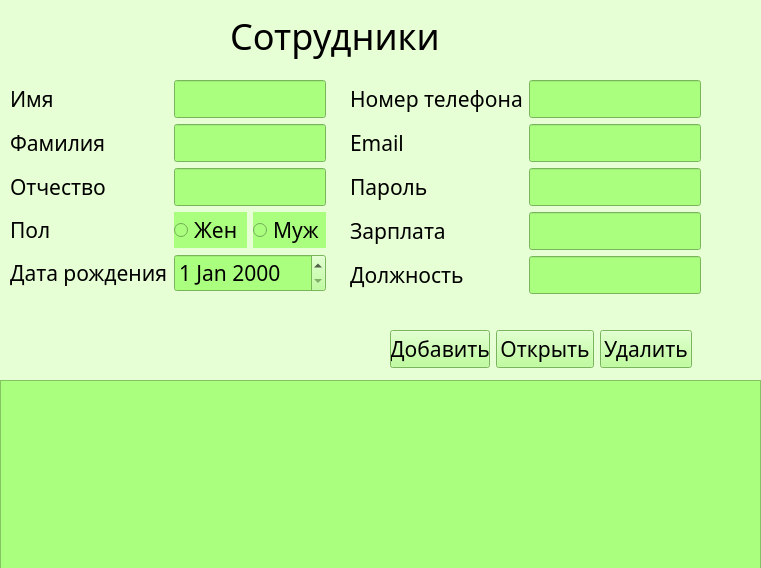
<?xml version="1.0" encoding="UTF-8"?>
<ui version="4.0">
 <class>Form</class>
 <widget class="QWidget" name="Form">
  <property name="geometry">
   <rect>
    <x>0</x>
    <y>0</y>
    <width>761</width>
    <height>568</height>
   </rect>
  </property>
  <property name="windowTitle">
   <string>Form</string>
  </property>
  <property name="styleSheet">
   <string notr="true">background-color: rgb(231, 255, 212);</string>
  </property>
  <widget class="QLabel" name="label_sotrudniki">
   <property name="geometry">
    <rect>
     <x>230</x>
     <y>10</y>
     <width>241</width>
     <height>51</height>
    </rect>
   </property>
   <property name="font">
    <font>
     <family>Cascadia Mono Light</family>
     <pointsize>27</pointsize>
     <weight>50</weight>
     <italic>false</italic>
     <bold>false</bold>
     <kerning>true</kerning>
    </font>
   </property>
   <property name="styleSheet">
    <string notr="true"/>
   </property>
   <property name="text">
    <string>Сотрудники</string>
   </property>
  </widget>
  <widget class="QWidget" name="layoutWidget">
   <property name="geometry">
    <rect>
     <x>10</x>
     <y>80</y>
     <width>316</width>
     <height>301</height>
    </rect>
   </property>
   <layout class="QFormLayout" name="formLayout">
    <item row="1" column="0">
     <widget class="QLabel" name="label_imia">
      <property name="font">
       <font>
        <family>Cascadia Mono Light</family>
        <pointsize>16</pointsize>
       </font>
      </property>
      <property name="text">
       <string>Имя</string>
      </property>
     </widget>
    </item>
    <item row="1" column="1">
     <widget class="QLineEdit" name="lineEdit_Imia">
      <property name="font">
       <font>
        <family>Cascadia Mono Light</family>
        <pointsize>16</pointsize>
       </font>
      </property>
      <property name="styleSheet">
       <string notr="true">background-color: rgb(170, 255, 127);</string>
      </property>
     </widget>
    </item>
    <item row="2" column="1">
     <widget class="QLineEdit" name="lineEdit_Familia">
      <property name="font">
       <font>
        <family>Cascadia Mono Light</family>
        <pointsize>16</pointsize>
       </font>
      </property>
      <property name="styleSheet">
       <string notr="true">background-color: rgb(170, 255, 127);</string>
      </property>
     </widget>
    </item>
    <item row="3" column="1">
     <widget class="QLineEdit" name="lineEdit_Otchestvo">
      <property name="font">
       <font>
        <family>Cascadia Mono Light</family>
        <pointsize>16</pointsize>
       </font>
      </property>
      <property name="styleSheet">
       <string notr="true">background-color: rgb(170, 255, 127);</string>
      </property>
     </widget>
    </item>
    <item row="5" column="1">
     <layout class="QHBoxLayout" name="horizontalLayout">
      <item>
       <widget class="QRadioButton" name="radioButton_female">
        <property name="font">
         <font>
          <family>Cascadia Mono Light</family>
          <pointsize>16</pointsize>
         </font>
        </property>
        <property name="styleSheet">
         <string notr="true">background-color: rgb(170, 255, 127);</string>
        </property>
        <property name="text">
         <string>Жен</string>
        </property>
       </widget>
      </item>
      <item>
       <widget class="QRadioButton" name="radioButton_male">
        <property name="font">
         <font>
          <family>Cascadia Mono Light</family>
          <pointsize>16</pointsize>
         </font>
        </property>
        <property name="styleSheet">
         <string notr="true">background-color: rgb(170, 255, 127);</string>
        </property>
        <property name="text">
         <string>Муж</string>
        </property>
       </widget>
      </item>
     </layout>
    </item>
    <item row="6" column="1">
     <widget class="QDateEdit" name="dateEdit_DataRoxh">
      <property name="font">
       <font>
        <family>Cascadia Mono Light</family>
        <pointsize>16</pointsize>
       </font>
      </property>
      <property name="styleSheet">
       <string notr="true">background-color: rgb(170, 255, 127);</string>
      </property>
     </widget>
    </item>
    <item row="2" column="0">
     <widget class="QLabel" name="label_familia">
      <property name="font">
       <font>
        <family>Cascadia Mono Light</family>
        <pointsize>16</pointsize>
       </font>
      </property>
      <property name="text">
       <string>Фамилия</string>
      </property>
     </widget>
    </item>
    <item row="3" column="0">
     <widget class="QLabel" name="label_otchestvo">
      <property name="font">
       <font>
        <family>Cascadia Mono Light</family>
        <pointsize>16</pointsize>
       </font>
      </property>
      <property name="text">
       <string>Отчество</string>
      </property>
     </widget>
    </item>
    <item row="5" column="0">
     <widget class="QLabel" name="label_pol">
      <property name="font">
       <font>
        <family>Cascadia Mono Light</family>
        <pointsize>16</pointsize>
       </font>
      </property>
      <property name="text">
       <string>Пол</string>
      </property>
     </widget>
    </item>
    <item row="6" column="0">
     <widget class="QLabel" name="label_dataRozhdenia">
      <property name="font">
       <font>
        <family>Cascadia Mono Light</family>
        <pointsize>16</pointsize>
       </font>
      </property>
      <property name="text">
       <string>Дата рождения</string>
      </property>
     </widget>
    </item>
   </layout>
  </widget>
  <widget class="QTableWidget" name="tableWidget">
   <property name="geometry">
    <rect>
     <x>0</x>
     <y>380</y>
     <width>761</width>
     <height>192</height>
    </rect>
   </property>
   <property name="styleSheet">
    <string notr="true">background-color: rgb(170, 255, 127);</string>
   </property>
  </widget>
  <widget class="QWidget" name="">
   <property name="geometry">
    <rect>
     <x>350</x>
     <y>80</y>
     <width>351</width>
     <height>231</height>
    </rect>
   </property>
   <layout class="QFormLayout" name="formLayout_2">
    <item row="1" column="0">
     <widget class="QLabel" name="label_nomerTelefona">
      <property name="font">
       <font>
        <family>Cascadia Mono Light</family>
        <pointsize>16</pointsize>
       </font>
      </property>
      <property name="text">
       <string>Номер телефона</string>
      </property>
     </widget>
    </item>
    <item row="1" column="1">
     <widget class="QLineEdit" name="lineEdit_telefon">
      <property name="font">
       <font>
        <family>Cascadia Mono Light</family>
        <pointsize>16</pointsize>
       </font>
      </property>
      <property name="styleSheet">
       <string notr="true">background-color: rgb(170, 255, 127);</string>
      </property>
     </widget>
    </item>
    <item row="2" column="1">
     <widget class="QLineEdit" name="lineEdit_email">
      <property name="font">
       <font>
        <family>Cascadia Mono Light</family>
        <pointsize>16</pointsize>
       </font>
      </property>
      <property name="styleSheet">
       <string notr="true">background-color: rgb(170, 255, 127);</string>
      </property>
     </widget>
    </item>
    <item row="3" column="1">
     <widget class="QLineEdit" name="lineEdit_parol">
      <property name="font">
       <font>
        <family>Cascadia Mono Light</family>
        <pointsize>16</pointsize>
       </font>
      </property>
      <property name="styleSheet">
       <string notr="true">background-color: rgb(170, 255, 127);</string>
      </property>
     </widget>
    </item>
    <item row="4" column="1">
     <widget class="QLineEdit" name="lineEdit_zarplata">
      <property name="font">
       <font>
        <family>Cascadia Mono Light</family>
        <pointsize>16</pointsize>
       </font>
      </property>
      <property name="styleSheet">
       <string notr="true">background-color: rgb(170, 255, 127);</string>
      </property>
     </widget>
    </item>
    <item row="5" column="1">
     <widget class="QLineEdit" name="lineEdit_dolzhnost">
      <property name="font">
       <font>
        <family>Cascadia Mono Light</family>
        <pointsize>16</pointsize>
       </font>
      </property>
      <property name="styleSheet">
       <string notr="true">background-color: rgb(170, 255, 127);</string>
      </property>
     </widget>
    </item>
    <item row="2" column="0">
     <widget class="QLabel" name="label_Email">
      <property name="font">
       <font>
        <family>Cascadia Mono Light</family>
        <pointsize>16</pointsize>
       </font>
      </property>
      <property name="text">
       <string>Email</string>
      </property>
     </widget>
    </item>
    <item row="3" column="0">
     <widget class="QLabel" name="label_Parol">
      <property name="font">
       <font>
        <family>Cascadia Mono Light</family>
        <pointsize>16</pointsize>
       </font>
      </property>
      <property name="text">
       <string>Пароль</string>
      </property>
     </widget>
    </item>
    <item row="4" column="0">
     <widget class="QLabel" name="label_zarplata">
      <property name="font">
       <font>
        <family>Cascadia Mono Light</family>
        <pointsize>16</pointsize>
       </font>
      </property>
      <property name="text">
       <string>Зарплата</string>
      </property>
     </widget>
    </item>
    <item row="5" column="0">
     <widget class="QLabel" name="label_Dolzhnost">
      <property name="font">
       <font>
        <family>Cascadia Mono Light</family>
        <pointsize>16</pointsize>
       </font>
      </property>
      <property name="text">
       <string>Должность</string>
      </property>
     </widget>
    </item>
   </layout>
  </widget>
  <widget class="QWidget" name="">
   <property name="geometry">
    <rect>
     <x>390</x>
     <y>330</y>
     <width>302</width>
     <height>38</height>
    </rect>
   </property>
   <layout class="QHBoxLayout" name="horizontalLayout_2">
    <item>
     <widget class="QPushButton" name="pushButton_insert">
      <property name="font">
       <font>
        <family>Cascadia Mono Light</family>
        <pointsize>16</pointsize>
       </font>
      </property>
      <property name="styleSheet">
       <string notr="true">background-color: rgb(170, 255, 127);</string>
      </property>
      <property name="text">
       <string>Добавить</string>
      </property>
     </widget>
    </item>
    <item>
     <widget class="QPushButton" name="pushButton_open">
      <property name="font">
       <font>
        <family>Cascadia Mono Light</family>
        <pointsize>16</pointsize>
       </font>
      </property>
      <property name="styleSheet">
       <string notr="true">background-color: rgb(170, 255, 127);</string>
      </property>
      <property name="text">
       <string>Открыть</string>
      </property>
     </widget>
    </item>
    <item>
     <widget class="QPushButton" name="pushButton_delete">
      <property name="font">
       <font>
        <family>Cascadia Mono Light</family>
        <pointsize>16</pointsize>
       </font>
      </property>
      <property name="styleSheet">
       <string notr="true">background-color: rgb(170, 255, 127);</string>
      </property>
      <property name="text">
       <string>Удалить</string>
      </property>
     </widget>
    </item>
   </layout>
  </widget>
 </widget>
 <resources/>
 <connections/>
</ui>
